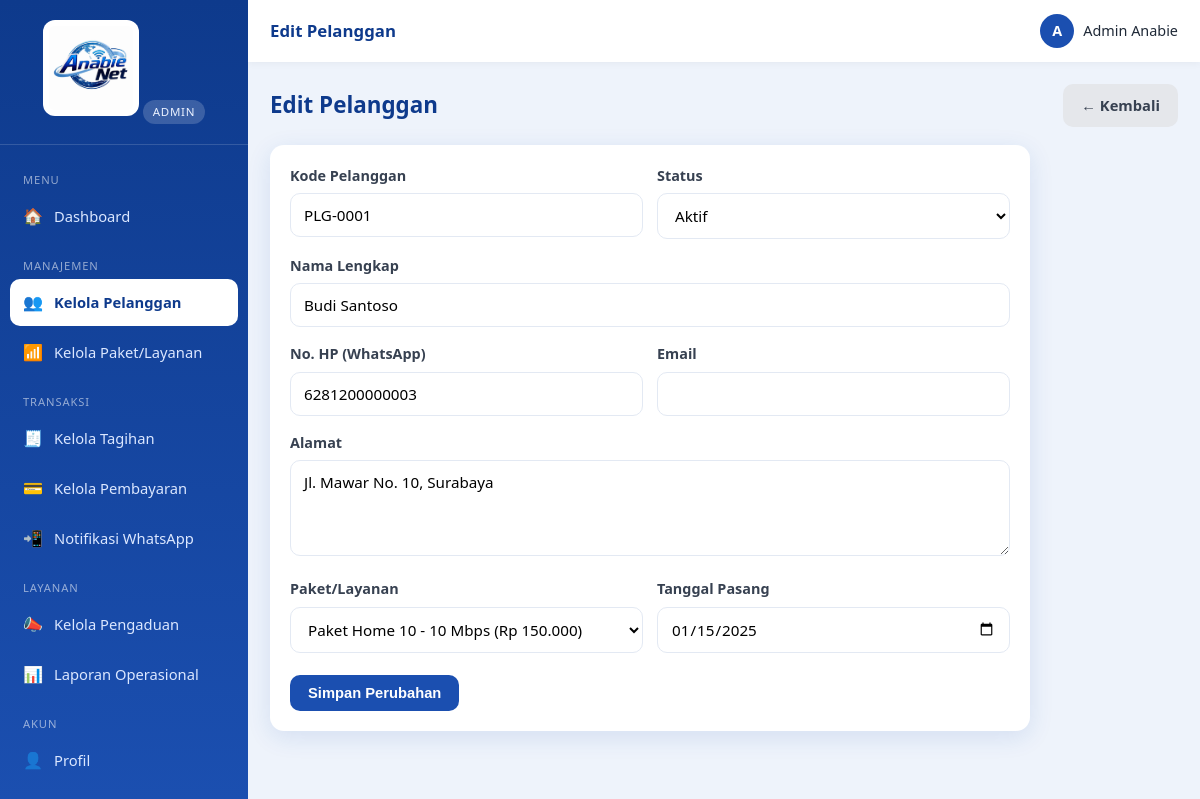
/index.php?r=pelanggan.edit&id=1 (signed in), run on the app's committed database.
### tables this page shows
CREATE TABLE `pelanggan` (
  `id`          INT AUTO_INCREMENT PRIMARY KEY,
  `user_id`     INT DEFAULT NULL,
  `kode`        VARCHAR(30) NOT NULL UNIQUE,
  `nama`        VARCHAR(120) NOT NULL,
  `no_hp`       VARCHAR(25) NOT NULL,
  `email`       VARCHAR(120) DEFAULT NULL,
  `alamat`      TEXT NOT NULL,
  `paket_id`    INT DEFAULT NULL,
  `status`      ENUM('aktif','isolir','nonaktif') NOT NULL DEFAULT 'aktif',
  `tgl_pasang`  DATE DEFAULT NULL,
  `created_at`  TIMESTAMP DEFAULT CURRENT_TIMESTAMP,
  CONSTRAINT `fk_pelanggan_user`  FOREIGN KEY (`user_id`)  REFERENCES `users`(`id`) ON DELETE SET NULL,
  CONSTRAINT `fk_pelanggan_paket` FOREIGN KEY (`paket_id`) REFERENCES `paket`(`id`) ON DELETE SET NULL
);

CREATE TABLE `paket` (
  `id`         INT AUTO_INCREMENT PRIMARY KEY,
  `nama`       VARCHAR(120) NOT NULL,
  `kecepatan`  VARCHAR(60) NOT NULL,
  `harga`      DECIMAL(12,2) NOT NULL DEFAULT 0,
  `deskripsi`  TEXT DEFAULT NULL,
  `status`     ENUM('aktif','nonaktif') NOT NULL DEFAULT 'aktif',
  `created_at` TIMESTAMP DEFAULT CURRENT_TIMESTAMP
);

### app/lib/view.php (called while the page is built, shortened)
<?php
function render(string $view, array $data = [], array $opts = []): void
{
    extract($data, EXTR_SKIP);
    include VIEW_PATH . '/' . $view . '.php';
    include VIEW_PATH . '/partials/layout.php';
}

### app/controllers/pelanggan.php (called while the page is built, shortened)
<?php
function ctl_pelanggan_edit(): void
{
    $pelanggan = query_one("SELECT * FROM pelanggan WHERE id=?", [(int) ($_GET['id'] ?? 0)]);
    $paket = query_all("SELECT * FROM paket ORDER BY harga");
    $kode_baru = $pelanggan['kode'];
    render('admin/pelanggan_form', compact('pelanggan', 'paket', 'kode_baru'),
        ['title' => 'Edit Pelanggan', 'active' => 'pelanggan.index']);
}

### public/index.php (called while the page is built, shortened)
<?php
require __DIR__ . '/../app/lib/db.php';
require __DIR__ . '/../app/lib/helpers.php';
require __DIR__ . '/../app/lib/view.php';
$r = $_GET['r'] ?? '';
[$handler, $roles] = $routes[$r];
call_user_func($handler);

### app/lib/db.php (called while the page is built, shortened)
<?php
function db(): PDO
{
    static $pdo = null;
    if ($pdo === null) {
        $dsn = sprintf('mysql:host=%s;port=%s;dbname=%s;charset=utf8mb4', DB_HOST, DB_PORT, DB_NAME);
        try {
            $pdo = new PDO($dsn, DB_USER, DB_PASS, [
                PDO::ATTR_ERRMODE            => PDO::ERRMODE_EXCEPTION,
                PDO::ATTR_DEFAULT_FETCH_MODE => PDO::FETCH_ASSOC,
                PDO::ATTR_EMULATE_PREPARES   => false,
            ]);
        } catch (PDOException $e) {
            http_response_code(500);
            die('Koneksi database gagal: ' . htmlspecialchars($e->getMessage()));
        }
    }
    return $pdo;
}
function query_one(string $sql, array $params = []): ?array
{
    $st = db()->prepare($sql);
    $st->execute($params);
    $row = $st->fetch();
    return $row === false ? null : $row;
}
function query_all(string $sql, array $params = []): array
{
    $st = db()->prepare($sql);
    $st->execute($params);
    return $st->fetchAll();
}

### app/lib/helpers.php (called while the page is built, shortened)
<?php
function e($v): string
{
    return htmlspecialchars((string) ($v ?? ''), ENT_QUOTES, 'UTF-8');
}
function url(string $path = ''): string
{
    return BASE_URL . '/' . ltrim($path, '/');
}
function route(string $r, array $params = []): string
{
    $qs = array_merge(['r' => $r], $params);
    return url('index.php') . '?' . http_build_query($qs);
}
function status_label(string $status): string
{
    $map = [
        'belum_lunas' => 'Belum Lunas', 'lunas' => 'Lunas',
        'aktif' => 'Aktif', 'isolir' => 'Isolir', 'nonaktif' => 'Nonaktif',
        'baru' => 'Baru', 'diproses' => 'Diproses', 'selesai' => 'Selesai',
    ];
    return $map[$status] ?? ucfirst(str_replace('_', ' ', $status));
}

### app/views/admin/pelanggan_form.php (the view, shortened to what this page needs)
<?php $edit = (bool) $pelanggan; ?>
<div class="page-head">
  <div><h1><?= $edit ? 'Edit' : 'Tambah' ?> Pelanggan</h1></div>
  <a class="btn btn-muted" href="<?= route('pelanggan.index') ?>">&larr; Kembali</a>
</div>
<div class="card" style="max-width:760px">
  <form method="post" action="<?= $edit ? route('pelanggan.update') : route('pelanggan.store') ?>">
    <div class="form-row">
      <div class="form-group">
        <label>Kode Pelanggan</label>
        <input class="form-control" name="kode" value="<?= e($kode_baru) ?>" <?= $edit ? 'readonly' : '' ?>>
      </div>
      <div class="form-group">
        <label>Status</label>
        <select class="form-control" name="status">
          <?php foreach (['aktif','isolir','nonaktif'] as $s): ?>
            <option value="<?= $s ?>" <?= ($pelanggan['status'] ?? 'aktif') === $s ? 'selected' : '' ?>><?= status_label($s) ?></option>
          <?php endforeach; ?>
        </select>
      </div>
    </div>
    <div class="form-group">
      <label>Nama Lengkap</label>
      <input class="form-control" name="nama" required value="<?= e($pelanggan['nama'] ?? '') ?>">
    </div>
    <div class="form-row">
      <div class="form-group">
        <label>No. HP (WhatsApp)</label>
        <input class="form-control" name="no_hp" required value="<?= e($pelanggan['no_hp'] ?? '') ?>" placeholder="08xxxxxxxxxx">
      </div>
      <div class="form-group">
        <label>Email</label>
        <input class="form-control" type="email" name="email" value="<?= e($pelanggan['email'] ?? '') ?>">
      </div>
    </div>
    <div class="form-group">
      <label>Alamat</label>
      <textarea class="form-control" name="alamat" required><?= e($pelanggan['alamat'] ?? '') ?></textarea>
    </div>
    <div class="form-row">
      <div class="form-group">
        <label>Paket/Layanan</label>
        <select class="form-control" name="paket_id">
          <?php foreach ($paket as $pk): ?>
            <option value="<?= $pk['id'] ?>" <?= ($pelanggan['paket_id'] ?? '') == $pk['id'] ? 'selected' : '' ?>>
              <?= e($pk['nama']) ?> - <?= e($pk['kecepatan']) ?> (<?= rupiah($pk['harga']) ?>)
            </option>
          <?php endforeach; ?>
        </select>
      </div>
      <div class="form-group">
        <label>Tanggal Pasang</label>
        <input class="form-control" type="date" name="tgl_pasang" value="<?= e($pelanggan['tgl_pasang'] ?? date('Y-m-d')) ?>">
      </div>
    </div>
    <div style="margin-top:6px">
      <button class="btn btn-primary" type="submit"><?= $edit ? 'Simpan Perubahan' : 'Simpan' ?></button>
    </div>
  </form>
</div>

### public/assets/css/style.css (style rules this page uses)
:root { --primary:#1b4fb0; --primary-dark:#0e3a8c; --primary-light:#3b82f6; --accent:#22a7f0; --bg:#eef3fb; --surface:#ffffff; --text:#1f2937; --muted:#6b7280; --border:#e3e9f3; --success:#16a34a; --danger:#dc2626; --warning:#d97706; --info:#0284c7; --shadow:0 6px 24px rgba(27,79,176,.12); --radius:14px; --sidebar-w:248px; }
* { box-sizing:border-box;margin:0;padding:0 }
html,body { height:100% }
body { font-family:'Segoe UI',Roboto,Helvetica,Arial,sans-serif; background:var(--bg); color:var(--text); line-height:1.55; font-size:15px; }
a { color:var(--primary);text-decoration:none }
.form-group { margin-bottom:16px;text-align:left }
.form-group label { display:block;font-weight:600;margin-bottom:6px;font-size:.9rem;color:#374151 }
.form-control,select.form-control,textarea.form-control { width:100%;padding:11px 13px;border:1px solid var(--border);border-radius:10px; font-size:.95rem;font-family:inherit;background:#fff;transition:border .15s,box-shadow .15s; }
textarea.form-control { min-height:96px;resize:vertical }
.form-row { display:flex;gap:14px;flex-wrap:wrap }
.form-row .form-group { flex:1;min-width:180px }
.btn { display:inline-flex;align-items:center;gap:7px;justify-content:center; padding:10px 18px;border:none;border-radius:10px;font-size:.92rem;font-weight:600; cursor:pointer;transition:transform .05s,filter .15s;text-decoration:none; }
.btn-primary { background:var(--primary);color:#fff }
.btn-muted { background:#e5e7eb;color:#374151 }
.card { background:var(--surface);border-radius:var(--radius);box-shadow:var(--shadow);padding:20px;margin-bottom:20px }
.page-head { display:flex;align-items:center;justify-content:space-between;gap:12px;flex-wrap:wrap;margin-bottom:18px }
.page-head h1 { font-size:1.4rem;color:var(--primary-dark) }

### data on the page
pelanggan: nama "Budi Santoso", no_hp "6281200000003", alamat "Jl. Mawar No. 10, Surabaya", paket_id "Paket Home 10 - 10 Mbps (Rp 150.000)", tgl_pasang "01/15/2025"

### other printed values
role_label($role) "ADMIN"
$group "MENU"
$ico "🏠"
$label "Dashboard"
$group "MANAJEMEN"
$ico "👥"
$label "Kelola Pelanggan"
$ico "📶"
$label "Kelola Paket/Layanan"
$group "TRANSAKSI"
$ico "🧾"
$label "Kelola Tagihan"
$ico "💳"
$label "Kelola Pembayaran"
$ico "📲"
